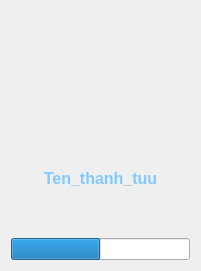
   <widget class="QFrame" name="Achievement_layout_4">
    <property name="geometry">
     <rect>
      <x>570</x>
      <y>450</y>
      <width>201</width>
      <height>271</height>
     </rect>
    </property>
    <property name="styleSheet">
     <string notr="true">#Achievement_layout{
	border :3px solid white;
	border-radius: 15px;
}

</string>
    </property>
    <layout class="QVBoxLayout" name="Achievement_Layout_4">
     <item>
      <widget class="QLabel" name="achieviement_pic_4">
       <property name="text">
        <string/>
       </property>
       <property name="textFormat">
        <enum>Qt::AutoText</enum>
       </property>
       <property name="pixmap">
        <pixmap>icon_pack/achievement.png</pixmap>
       </property>
       <property name="scaledContents">
        <bool>true</bool>
       </property>
      </widget>
     </item>
     <item>
      <widget class="QLabel" name="ten_thanh_tuu_4">
       <property name="font">
        <font>
         <family>MS Shell Dlg 2</family>
         <pointsize>12</pointsize>
         <weight>75</weight>
         <italic>false</italic>
         <bold>true</bold>
        </font>
       </property>
       <property name="styleSheet">
        <string notr="true">font: 600  &quot;Bahnschrift&quot;;
background-color:none;
color:rgb(129, 201, 255);
align-items: center;</string>
       </property>
       <property name="text">
        <string>Ten_thanh_tuu</string>
       </property>
       <property name="alignment">
        <set>Qt::AlignCenter</set>
       </property>
      </widget>
     </item>
     <item>
      <widget class="QProgressBar" name="progressBar_4">
       <property name="styleSheet">
        <string notr="true">#progressBar {
    border: 2px solid #2196F3;
    border-radius: 5px;
    background-color: #E0E0E0;
}
#progressBar::chunk {
    background-color: #2196F3;
    width: 10px; 
    margin: 0.5px;
	textVisible: False;
}</string>
       </property>
       <property name="value">
        <number>50</number>
       </property>
       <property name="textVisible">
        <bool>false</bool>
       </property>
       <property name="orientation">
        <enum>Qt::Horizontal</enum>
       </property>
       <property name="textDirection">
        <enum>QProgressBar::BottomToTop</enum>
       </property>
      </widget>
     </item>
    </layout>
   </widget>
